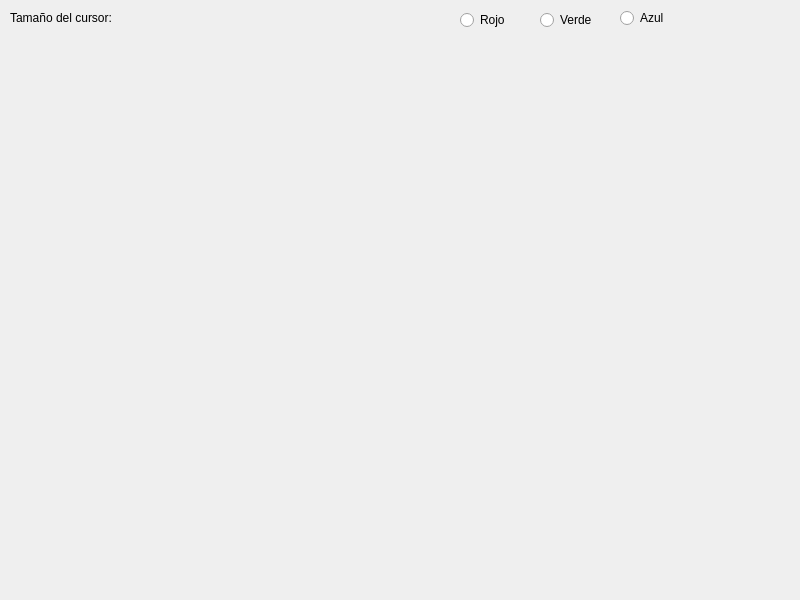
<?xml version="1.0" encoding="UTF-8"?>
<ui version="4.0">
 <class>Pintura</class>
 <widget class="QWidget" name="Pintura">
  <property name="geometry">
   <rect>
    <x>0</x>
    <y>0</y>
    <width>800</width>
    <height>600</height>
   </rect>
  </property>
  <property name="windowTitle">
   <string>Pintura</string>
  </property>
  <widget class="QLabel" name="lCursor">
   <property name="geometry">
    <rect>
     <x>10</x>
     <y>10</y>
     <width>121</width>
     <height>16</height>
    </rect>
   </property>
   <property name="text">
    <string>Tamaño del cursor:</string>
   </property>
  </widget>
  <widget class="QLabel" name="lSize">
   <property name="geometry">
    <rect>
     <x>130</x>
     <y>10</y>
     <width>56</width>
     <height>16</height>
    </rect>
   </property>
   <property name="text">
    <string/>
   </property>
  </widget>
  <widget class="QRadioButton" name="rRed">
   <property name="geometry">
    <rect>
     <x>460</x>
     <y>10</y>
     <width>61</width>
     <height>20</height>
    </rect>
   </property>
   <property name="text">
    <string>Rojo</string>
   </property>
  </widget>
  <widget class="QRadioButton" name="rGreen">
   <property name="geometry">
    <rect>
     <x>540</x>
     <y>10</y>
     <width>61</width>
     <height>20</height>
    </rect>
   </property>
   <property name="text">
    <string>Verde</string>
   </property>
  </widget>
  <widget class="QRadioButton" name="rBlue">
   <property name="geometry">
    <rect>
     <x>620</x>
     <y>10</y>
     <width>61</width>
     <height>16</height>
    </rect>
   </property>
   <property name="text">
    <string>Azul</string>
   </property>
  </widget>
 </widget>
 <resources/>
 <connections/>
</ui>
